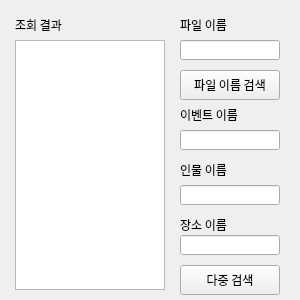
<?xml version="1.0" encoding="UTF-8"?>
<ui version="4.0">
 <class>PhotoViewer</class>
 <widget class="QWidget" name="PhotoViewer">
  <property name="geometry">
   <rect>
    <x>0</x>
    <y>0</y>
    <width>300</width>
    <height>300</height>
   </rect>
  </property>
  <property name="windowTitle">
   <string>사진 보기</string>
  </property>
  <widget class="QListWidget" name="RetrieveResult">
   <property name="geometry">
    <rect>
     <x>15</x>
     <y>40</y>
     <width>150</width>
     <height>250</height>
    </rect>
   </property>
   <property name="font">
    <font>
     <family>나눔바른고딕</family>
    </font>
   </property>
  </widget>
  <widget class="QLabel" name="Notice1">
   <property name="geometry">
    <rect>
     <x>15</x>
     <y>15</y>
     <width>70</width>
     <height>20</height>
    </rect>
   </property>
   <property name="palette">
    <palette>
     <active>
      <colorrole role="WindowText">
       <brush brushstyle="SolidPattern">
        <color alpha="255">
         <red>0</red>
         <green>0</green>
         <blue>0</blue>
        </color>
       </brush>
      </colorrole>
     </active>
     <inactive>
      <colorrole role="WindowText">
       <brush brushstyle="SolidPattern">
        <color alpha="255">
         <red>0</red>
         <green>0</green>
         <blue>0</blue>
        </color>
       </brush>
      </colorrole>
     </inactive>
     <disabled>
      <colorrole role="WindowText">
       <brush brushstyle="SolidPattern">
        <color alpha="255">
         <red>120</red>
         <green>120</green>
         <blue>120</blue>
        </color>
       </brush>
      </colorrole>
     </disabled>
    </palette>
   </property>
   <property name="font">
    <font>
     <family>나눔바른고딕</family>
    </font>
   </property>
   <property name="text">
    <string>조회 결과</string>
   </property>
  </widget>
  <widget class="QPushButton" name="FileNameRetrieve">
   <property name="geometry">
    <rect>
     <x>180</x>
     <y>70</y>
     <width>100</width>
     <height>30</height>
    </rect>
   </property>
   <property name="font">
    <font>
     <family>나눔바른고딕</family>
    </font>
   </property>
   <property name="text">
    <string>파일 이름 검색</string>
   </property>
  </widget>
  <widget class="QLabel" name="FileName">
   <property name="geometry">
    <rect>
     <x>180</x>
     <y>15</y>
     <width>60</width>
     <height>20</height>
    </rect>
   </property>
   <property name="palette">
    <palette>
     <active>
      <colorrole role="WindowText">
       <brush brushstyle="SolidPattern">
        <color alpha="255">
         <red>0</red>
         <green>0</green>
         <blue>0</blue>
        </color>
       </brush>
      </colorrole>
     </active>
     <inactive>
      <colorrole role="WindowText">
       <brush brushstyle="SolidPattern">
        <color alpha="255">
         <red>0</red>
         <green>0</green>
         <blue>0</blue>
        </color>
       </brush>
      </colorrole>
     </inactive>
     <disabled>
      <colorrole role="WindowText">
       <brush brushstyle="SolidPattern">
        <color alpha="255">
         <red>120</red>
         <green>120</green>
         <blue>120</blue>
        </color>
       </brush>
      </colorrole>
     </disabled>
    </palette>
   </property>
   <property name="font">
    <font>
     <family>나눔바른고딕</family>
    </font>
   </property>
   <property name="text">
    <string>파일 이름</string>
   </property>
  </widget>
  <widget class="QLineEdit" name="FileNameInput">
   <property name="geometry">
    <rect>
     <x>180</x>
     <y>40</y>
     <width>100</width>
     <height>20</height>
    </rect>
   </property>
   <property name="font">
    <font>
     <family>나눔바른고딕</family>
    </font>
   </property>
  </widget>
  <widget class="QLineEdit" name="EventNameInput">
   <property name="geometry">
    <rect>
     <x>180</x>
     <y>130</y>
     <width>100</width>
     <height>20</height>
    </rect>
   </property>
   <property name="font">
    <font>
     <family>나눔바른고딕</family>
    </font>
   </property>
  </widget>
  <widget class="QLabel" name="EventName">
   <property name="geometry">
    <rect>
     <x>180</x>
     <y>105</y>
     <width>60</width>
     <height>20</height>
    </rect>
   </property>
   <property name="palette">
    <palette>
     <active>
      <colorrole role="WindowText">
       <brush brushstyle="SolidPattern">
        <color alpha="255">
         <red>0</red>
         <green>0</green>
         <blue>0</blue>
        </color>
       </brush>
      </colorrole>
     </active>
     <inactive>
      <colorrole role="WindowText">
       <brush brushstyle="SolidPattern">
        <color alpha="255">
         <red>0</red>
         <green>0</green>
         <blue>0</blue>
        </color>
       </brush>
      </colorrole>
     </inactive>
     <disabled>
      <colorrole role="WindowText">
       <brush brushstyle="SolidPattern">
        <color alpha="255">
         <red>120</red>
         <green>120</green>
         <blue>120</blue>
        </color>
       </brush>
      </colorrole>
     </disabled>
    </palette>
   </property>
   <property name="font">
    <font>
     <family>나눔바른고딕</family>
    </font>
   </property>
   <property name="text">
    <string>이벤트 이름</string>
   </property>
  </widget>
  <widget class="QLineEdit" name="PersonNameInput">
   <property name="geometry">
    <rect>
     <x>180</x>
     <y>185</y>
     <width>100</width>
     <height>20</height>
    </rect>
   </property>
   <property name="font">
    <font>
     <family>나눔바른고딕</family>
    </font>
   </property>
  </widget>
  <widget class="QLabel" name="PersonName">
   <property name="geometry">
    <rect>
     <x>180</x>
     <y>160</y>
     <width>60</width>
     <height>20</height>
    </rect>
   </property>
   <property name="palette">
    <palette>
     <active>
      <colorrole role="WindowText">
       <brush brushstyle="SolidPattern">
        <color alpha="255">
         <red>0</red>
         <green>0</green>
         <blue>0</blue>
        </color>
       </brush>
      </colorrole>
     </active>
     <inactive>
      <colorrole role="WindowText">
       <brush brushstyle="SolidPattern">
        <color alpha="255">
         <red>0</red>
         <green>0</green>
         <blue>0</blue>
        </color>
       </brush>
      </colorrole>
     </inactive>
     <disabled>
      <colorrole role="WindowText">
       <brush brushstyle="SolidPattern">
        <color alpha="255">
         <red>120</red>
         <green>120</green>
         <blue>120</blue>
        </color>
       </brush>
      </colorrole>
     </disabled>
    </palette>
   </property>
   <property name="font">
    <font>
     <family>나눔바른고딕</family>
    </font>
   </property>
   <property name="text">
    <string>인물 이름</string>
   </property>
  </widget>
  <widget class="QLineEdit" name="PlaceNameInput">
   <property name="geometry">
    <rect>
     <x>180</x>
     <y>235</y>
     <width>100</width>
     <height>20</height>
    </rect>
   </property>
   <property name="font">
    <font>
     <family>나눔바른고딕</family>
    </font>
   </property>
  </widget>
  <widget class="QLabel" name="PlaceName">
   <property name="geometry">
    <rect>
     <x>180</x>
     <y>215</y>
     <width>60</width>
     <height>20</height>
    </rect>
   </property>
   <property name="palette">
    <palette>
     <active>
      <colorrole role="WindowText">
       <brush brushstyle="SolidPattern">
        <color alpha="255">
         <red>0</red>
         <green>0</green>
         <blue>0</blue>
        </color>
       </brush>
      </colorrole>
     </active>
     <inactive>
      <colorrole role="WindowText">
       <brush brushstyle="SolidPattern">
        <color alpha="255">
         <red>0</red>
         <green>0</green>
         <blue>0</blue>
        </color>
       </brush>
      </colorrole>
     </inactive>
     <disabled>
      <colorrole role="WindowText">
       <brush brushstyle="SolidPattern">
        <color alpha="255">
         <red>120</red>
         <green>120</green>
         <blue>120</blue>
        </color>
       </brush>
      </colorrole>
     </disabled>
    </palette>
   </property>
   <property name="font">
    <font>
     <family>나눔바른고딕</family>
    </font>
   </property>
   <property name="text">
    <string>장소 이름</string>
   </property>
  </widget>
  <widget class="QPushButton" name="MultiRetrieve">
   <property name="geometry">
    <rect>
     <x>180</x>
     <y>265</y>
     <width>100</width>
     <height>30</height>
    </rect>
   </property>
   <property name="font">
    <font>
     <family>나눔바른고딕</family>
    </font>
   </property>
   <property name="text">
    <string>다중 검색</string>
   </property>
  </widget>
 </widget>
 <resources/>
 <connections>
  <connection>
   <sender>FileNameRetrieve</sender>
   <signal>clicked()</signal>
   <receiver>PhotoViewer</receiver>
   <slot>RetrieveFileName()</slot>
   <hints>
    <hint type="sourcelabel">
     <x>221</x>
     <y>92</y>
    </hint>
    <hint type="destinationlabel">
     <x>264</x>
     <y>101</y>
    </hint>
   </hints>
  </connection>
  <connection>
   <sender>MultiRetrieve</sender>
   <signal>clicked()</signal>
   <receiver>PhotoViewer</receiver>
   <slot>MultiRetrieve()</slot>
   <hints>
    <hint type="sourcelabel">
     <x>220</x>
     <y>275</y>
    </hint>
    <hint type="destinationlabel">
     <x>289</x>
     <y>259</y>
    </hint>
   </hints>
  </connection>
  <connection>
   <sender>RetrieveResult</sender>
   <signal>doubleClicked(QModelIndex)</signal>
   <receiver>PhotoViewer</receiver>
   <slot>OpenPhotoFile()</slot>
   <hints>
    <hint type="sourcelabel">
     <x>116</x>
     <y>62</y>
    </hint>
    <hint type="destinationlabel">
     <x>142</x>
     <y>12</y>
    </hint>
   </hints>
  </connection>
 </connections>
 <slots>
  <slot>RetrieveFileName()</slot>
  <slot>MultiRetrieve()</slot>
  <slot>OpenPhotoFile()</slot>
 </slots>
</ui>
